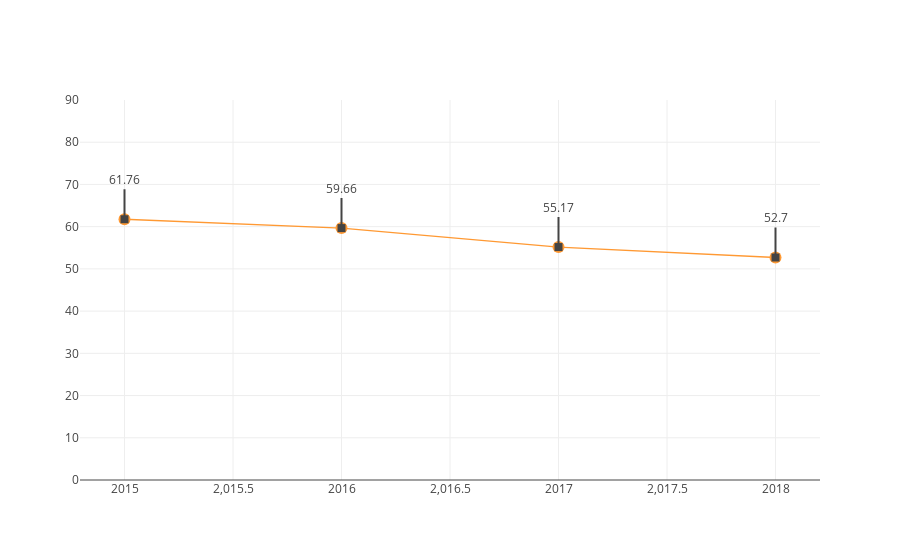

Notebook cell for this chart:
### Code cell
autoCensoLine('IN_COMPUTADOR')

### Figure 1 — Plotly figure (JSON) as saved in the notebook; plotly's stock layout.template omitted (floating-point values rounded to 4 significant figures)
{"data": [{"line": {"color": "rgba(255, 153, 51, 1.0)", "dash": "solid", "shape": "linear", "width": 1.3}, "marker": {"size": 12, "symbol": "circle"}, "mode": "lines+markers", "name": "proporcao", "text": "", "type": "scatter", "uid": "3143d3e8-7b62-41e8-8899-6d1e8b4dbffc", "x": [2015, 2016, 2017, 2018], "y": [61.76, 59.66, 55.17, 52.7]}], "layout": {"annotations": [{"arrowhead": 7, "ax": 0, "ay": -40, "showarrow": true, "text": "61.76", "x": 2015, "xref": "x", "y": 61.76, "yref": "y"}, {"arrowhead": 7, "ax": 0, "ay": -40, "showarrow": true, "text": "59.66", "x": 2016, "xref": "x", "y": 59.66, "yref": "y"}, {"arrowhead": 7, "ax": 0, "ay": -40, "showarrow": true, "text": "55.17", "x": 2017, "xref": "x", "y": 55.17, "yref": "y"}, {"arrowhead": 7, "ax": 0, "ay": -40, "showarrow": true, "text": "52.7", "x": 2018, "xref": "x", "y": 52.7, "yref": "y"}], "showlegend": false, "yaxis": {"range": [0, 90]}}}
